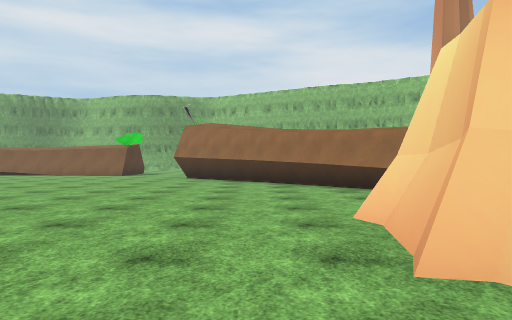
View 1 (above)

23 first-person views from a walk through a Unity game level. The camera is 1.3 m above the floor, looks level and sees 70° across. The floor is counted in squares, 2 m on a side. Each view is taken from the middle of a square. On the plan, view 1 faces up. The plan holds only what a view shows up to about 11 squares ahead; the rest is blank. The place goes on beyond the plan. The player is left out. Some surface patterns are stand-ins.

View 2
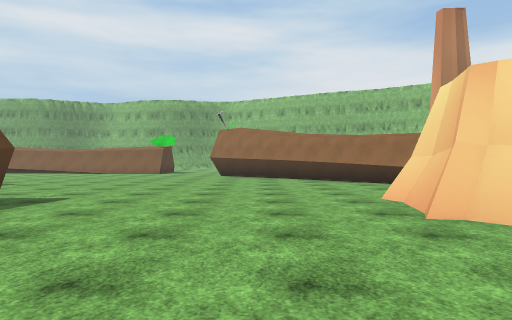

View 3
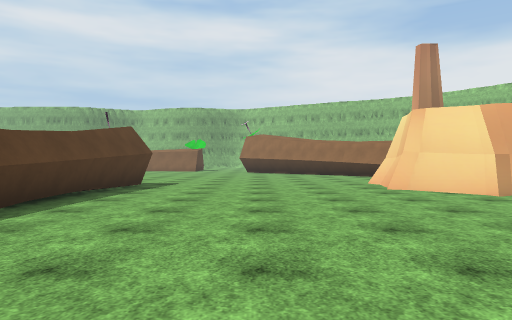

View 4
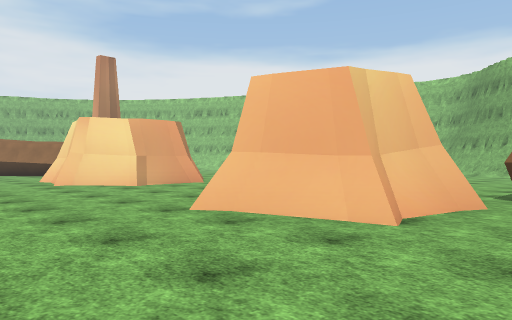

View 5
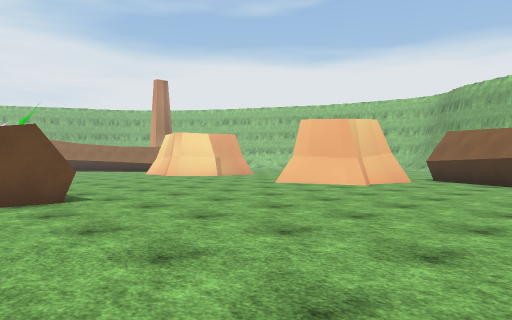

View 6
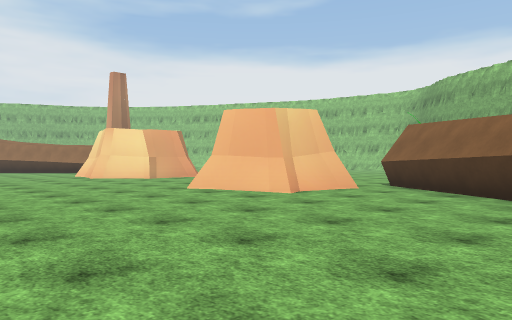

View 7
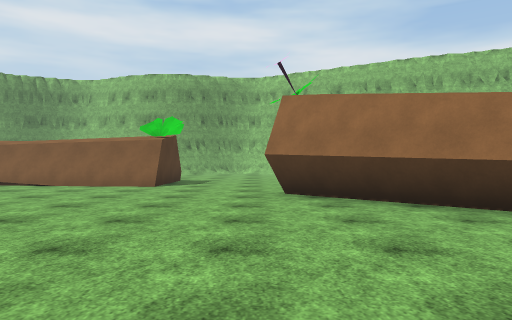

View 8
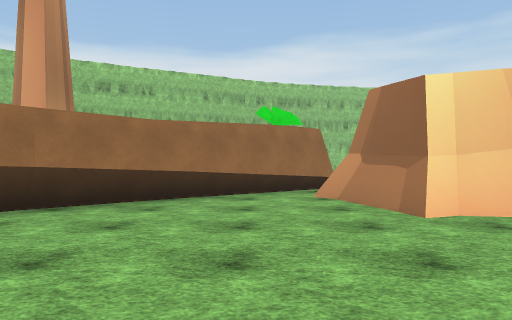

View 9
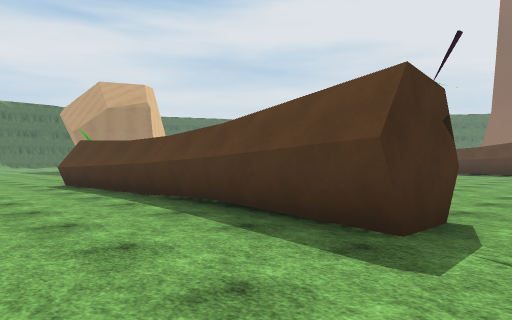

View 10
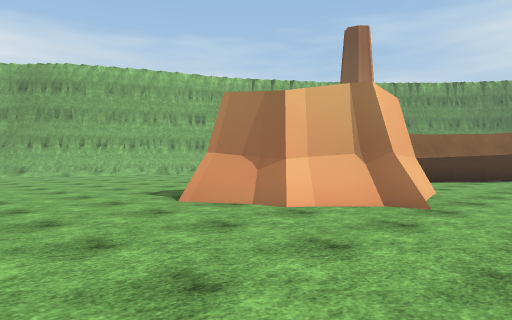

View 11
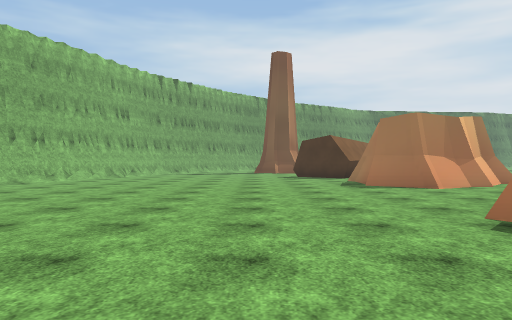

View 12
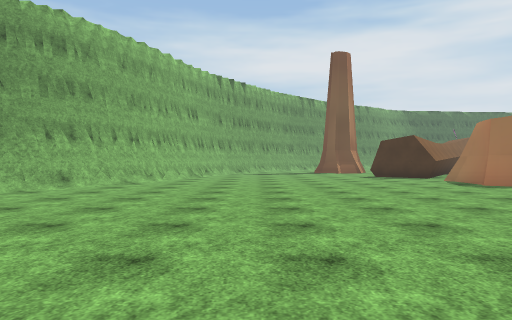

View 13
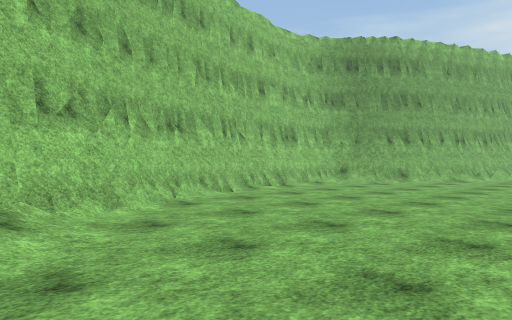

View 14
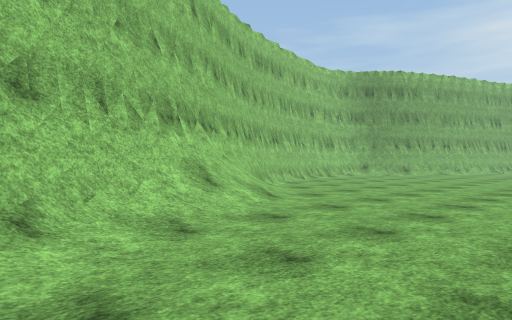

View 15
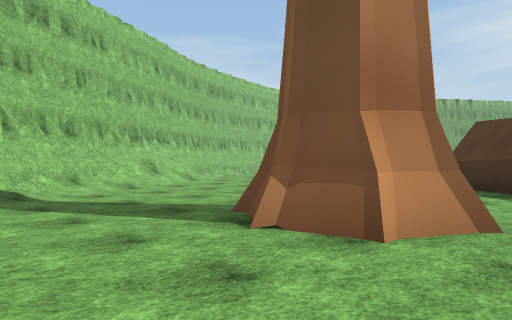

View 16
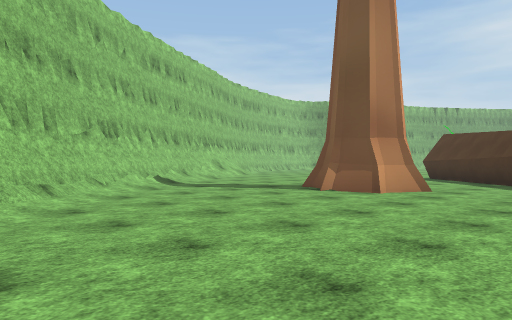

View 17
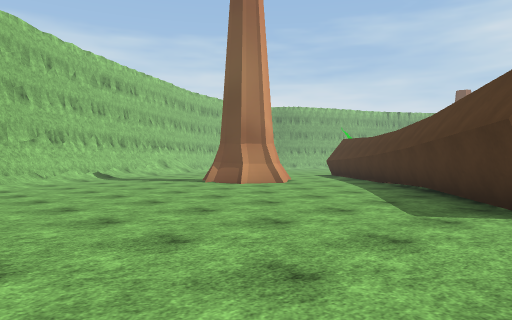

View 18
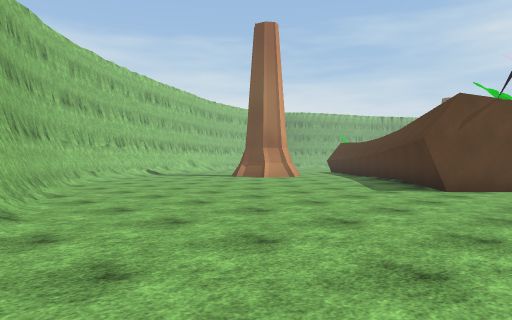

View 19
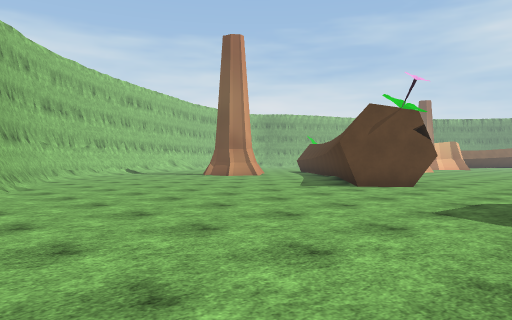

View 20
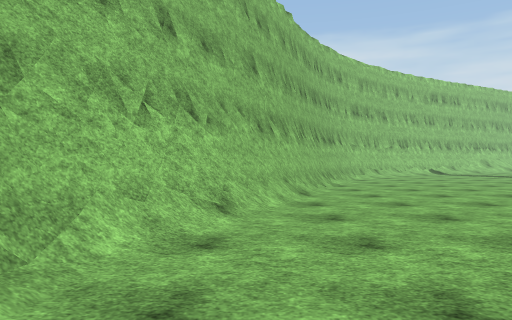

View 21
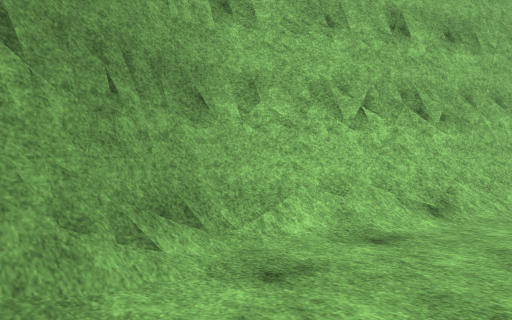

View 22
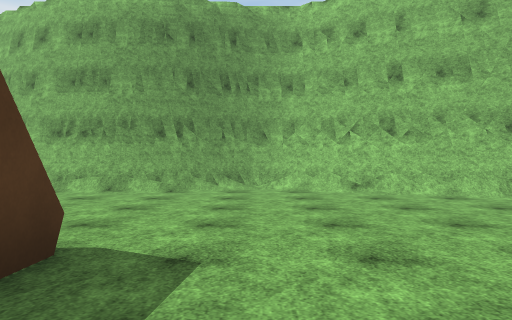

View 23
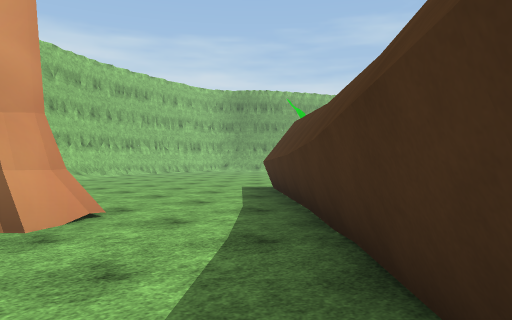

### Floor plan
Key: @ floor where view 1 was taken; # wall or solid block; . floor; / step, stairs or slope; = window, fence, low wall or low ledge; O other object.
Columns run from 7 left of view 1 to 17 right of it. Each row starts with its distance up from view 1.
 24  #####
 23 ###//###
 22 .....//###
 21 ......../###
 20 ...........###
 19  ............###
 18  ............./##
 17  #............./##
 16  #............../##
 15 ##.............../#
 14 ......#........../##
 13 .....##.........../##
 12 .....###.....OO..../#
 11 ......###...OOO..../##
 10 .......###........../#
  9 ........###........./##
  8 .........###........//#
  7 ..........###......../##
  6 ...........###......../#
  5  .........### .........##
  4 .........##  ...........#
  3 .##......#   ...........#
  2   #......# ##...........#
  1   #......###............#
  0  ##....@................#
 -1  #......................#
 -2  #.....................=#
 -3  ##.......##........../##
 -4   #.....#####.........##
 -5  ##......# ##......../#
 -6  ........###.......
 -7  ...........#.
 -8 ...........##
 -9 ...........#
-10  .........##
-11 . .. .. .##

Where each view was taken, in squares from view 1:
view 1: 0 up, 0 right, facing up
view 2: 2 down, 1 left, facing up
view 3: 6 down, 2 left, facing up
view 4: 8 down, 2 left, facing up-right
view 5: 11 down, 7 left, facing up-right
view 6: 11 down, 4 left, facing up-right
view 7: 6 up, 3 left, facing up
view 8: 6 up, 3 left, facing right
view 9: 5 up, 2 left, facing down-left
view 10: 1 up, 1 left, facing down-right
view 11: 6 up, 8 right, facing down
view 12: 6 up, 11 right, facing down
view 13: 8 up, 11 right, facing down-right
view 14: 13 up, 9 right, facing down-right
view 15: 15 up, 4 right, facing down-right
view 16: 19 up, 2 right, facing down-right
view 17: 19 up, 2 left, facing down-right
view 18: 22 up, 4 left, facing down-right
view 19: 22 up, 6 left, facing down-right
view 20: 22 up, 6 left, facing right
view 21: 21 up, 6 left, facing up-right
view 22: 15 up, 4 left, facing up
view 23: 12 up, 1 right, facing down-right
